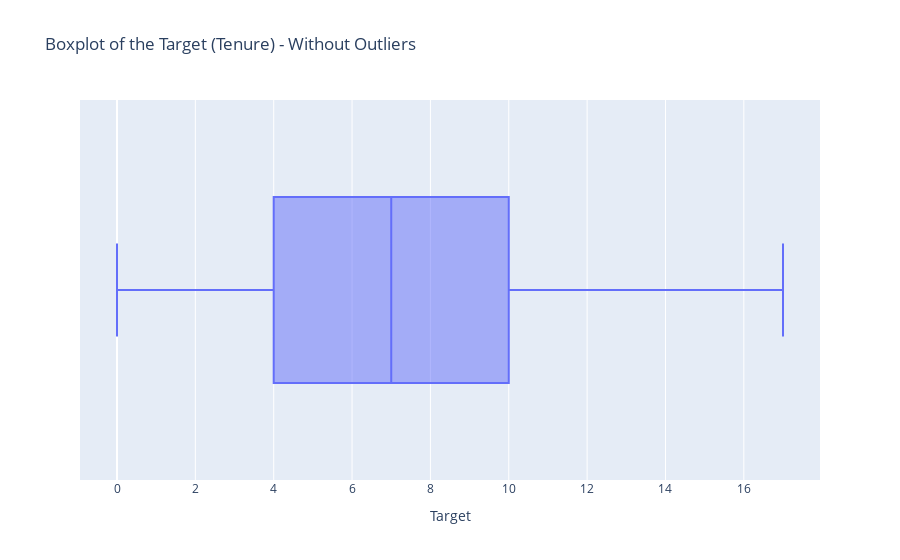

This figure's notebook cell:
### Markdown cell above
#### Create a mask to filter out the outliers for 'Age'

### Code cell
mask_Tenure = df['Tenure'] <= 17

fig = px.box(
    data_frame=df[mask_Tenure], 
    x='Tenure', 
    orientation='h',
    title='Boxplot of the Target (Tenure) - Without Outliers')

fig.update_layout(xaxis_title='Target')
fig.show()

### Figure 1 — Plotly figure (JSON) as saved in the notebook; plotly's stock layout.template omitted (floating-point values rounded to 4 significant figures; data arrays with more than 128 entries replaced by an {"elided": "..."} marker saying what was removed)
{"data": [{"alignmentgroup": "True", "hovertemplate": "Tenure=%{x}<extra></extra>", "legendgroup": "", "marker": {"color": "#636efa"}, "name": "", "notched": false, "offsetgroup": "", "orientation": "h", "showlegend": false, "type": "box", "x": {"elided": "1504 float values"}, "x0": " ", "xaxis": "x", "y0": " ", "yaxis": "y"}], "layout": {"boxmode": "group", "legend": {"tracegroupgap": 0}, "title": {"text": "Boxplot of the Target (Tenure) - Without Outliers"}, "xaxis": {"anchor": "y", "domain": [0, 1], "title": {"text": "Target"}}, "yaxis": {"anchor": "x", "domain": [0, 1]}}}
